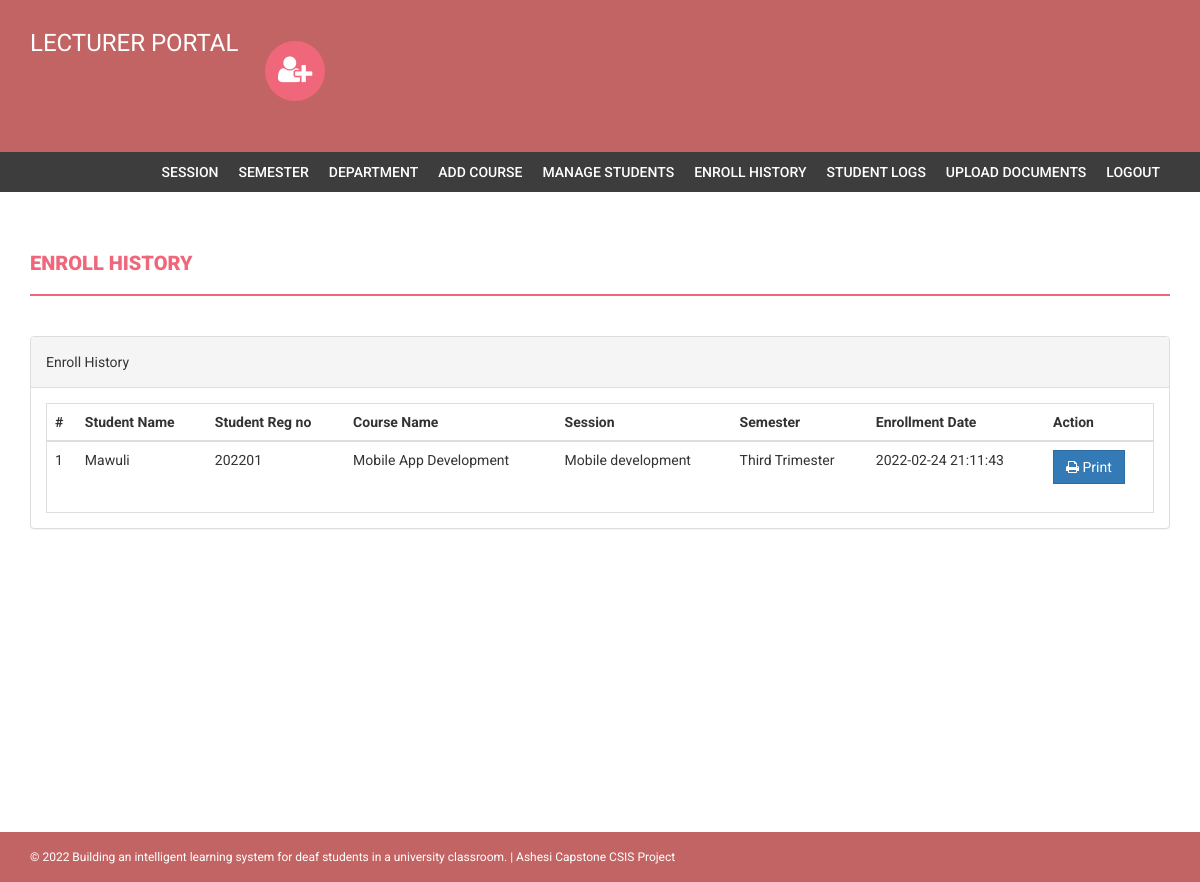
Page /admin/enroll-history.php (signed in) on the committed database.
### tables this page shows
CREATE TABLE `courseenrolls` (
  `id` int(11) NOT NULL,
  `studentRegno` varchar(255) DEFAULT NULL,
  `pincode` varchar(255) DEFAULT NULL,
  `session` int(11) DEFAULT NULL,
  `department` int(11) DEFAULT NULL,
  `level` int(11) DEFAULT NULL,
  `semester` int(11) DEFAULT NULL,
  `course` int(11) DEFAULT NULL,
  `enrollDate` timestamp NULL DEFAULT current_timestamp()
);

CREATE TABLE `students` (
  `StudentRegno` varchar(255) NOT NULL,
  `studentPhoto` varchar(255) DEFAULT NULL,
  `password` varchar(255) DEFAULT NULL,
  `studentName` varchar(255) DEFAULT NULL,
  `pincode` varchar(255) DEFAULT NULL,
  `session` varchar(255) DEFAULT NULL,
  `department` varchar(255) DEFAULT NULL,
  `semester` varchar(255) DEFAULT NULL,
  `cgpa` decimal(10,2) DEFAULT NULL,
  `creationdate` timestamp NULL DEFAULT current_timestamp(),
  `updationDate` varchar(255) DEFAULT NULL
);

CREATE TABLE `course` (
  `id` int(11) NOT NULL,
  `courseCode` varchar(255) DEFAULT NULL,
  `courseName` varchar(255) DEFAULT NULL,
  `courseUnit` varchar(255) DEFAULT NULL,
  `noofSeats` int(11) DEFAULT NULL,
  `creationDate` timestamp NULL DEFAULT current_timestamp(),
  `updationDate` varchar(255) DEFAULT NULL
);

CREATE TABLE `department` (
  `id` int(11) NOT NULL,
  `department` varchar(255) DEFAULT NULL,
  `creationDate` timestamp NULL DEFAULT current_timestamp()
);

CREATE TABLE `semester` (
  `id` int(11) NOT NULL,
  `semester` varchar(255) DEFAULT NULL,
  `creationDate` timestamp NULL DEFAULT current_timestamp(),
  `updationDate` varchar(255) DEFAULT NULL
);

### admin/enroll-history.php (the view, shortened to what this page needs)
<?php
if(strlen($_SESSION['alogin'])==0)
    {
header('location:index.php');
}
else{
?>
<!DOCTYPE html>
<html xmlns="http://www.w3.org/1999/xhtml">
<head>
    <link href="assets/css/bootstrap.css" rel="stylesheet" />
    <link href="assets/css/font-awesome.css" rel="stylesheet" />
    <link href="assets/css/style.css" rel="stylesheet" />
</head>
<body>
<?php include('includes/header.php');?>
<?php if($_SESSION['alogin']!="")
{
 include('includes/menubar.php');
}
 ?>
    <div class="content-wrapper">
        <div class="container">
              <div class="row">
                    <div class="col-md-12">
                        <h1 class="page-head-line">Enroll History  </h1>
                    </div>
                </div>
                <div class="row" >
                <div class="col-md-12">
                    <div class="panel panel-default">
                        <div class="panel-heading">
                           Enroll History
                        </div>
                        <div class="panel-body">
                            <div class="table-responsive table-bordered">
                                <table class="table">
                                    <thead>
                                        <tr>
                                            <th>#</th>
                                                 <th>Student Name </th>
                                                    <th>Student Reg no </th>
                                            <th>Course Name </th>
                                            <th>Session </th>
                                                <th>Semester</th>
                                             <th>Enrollment Date</th>
                                             <th>Action</th>
                                        </tr>
                                    </thead>
                                    <tbody>
<?php
$sql=mysqli_query($con,"select courseenrolls.course as cid, course.courseName as courname,session.session as session,department.department as dept,courseenrolls.enrollDate as edate ,semester.semester as sem,students.studentName as sname,students.StudentRegno as sregno from courseenrolls join course on course.id=courseenrolls.course join session on session.id=courseenrolls.session join department on department.id=courseenrolls.department   join semester on semester.id=courseenrolls.semester join students on students.StudentRegno=courseenrolls.studentRegno ");
$cnt=1;
while($row=mysqli_fetch_array($sql))
{
?>
                                        <tr>
                                            <td><?php echo $cnt;?></td>
                                              <td><?php echo htmlentities($row['sname']);?></td>
                                            <td><?php echo htmlentities($row['sregno']);?></td>
                                            <td><?php echo htmlentities($row['courname']);?></td>
                                            <td><?php echo htmlentities($row['dept']);?></td>
                                            <td><?php echo htmlentities($row['sem']);?></td>
                                             <td><?php echo htmlentities($row['edate']);?></td>
                                            <td>
                                            <a href="print.php?id=<?php echo $row['cid']?>" target="_blank">
<button class="btn btn-primary"><i class="fa fa-print "></i> Print</button> </a>
                                            </td>
                                        </tr>
<?php
$cnt++;
} ?>
                                    </tbody>
                                </table>
                            </div>
                        </div>
                    </div>
                </div>
            </div>
        </div>
    </div>
  <?php include('includes/footer.php');?>
</body>
</html>
<?php } ?>

### admin/assets/css/style.css (style rules this page uses)
body { font-family: 'Roboto', sans-serif; line-height: 30px; }
.content-wrapper { margin-top: 40px; min-height: 600px; padding-bottom: 60px; }
.page-head-line { font-weight: 900; padding-bottom: 20px; border-bottom: 2px solid #F0677C; text-transform: uppercase; color: #F0677C; font-size: 20px; margin-bottom: 40px; }
.btn { border-radius: 0px; -webkit-border-radius: 0px; -moz-border-radius: 0px; }

### rows in the picture
courseenrolls: students.studentName "Mawuli", students.StudentRegno "202201", course.courseName "Mobile App Development", department.department "Mobile development", semester.semester "Third Trimester", enrollDate "2022-02-24 21:11:43"
